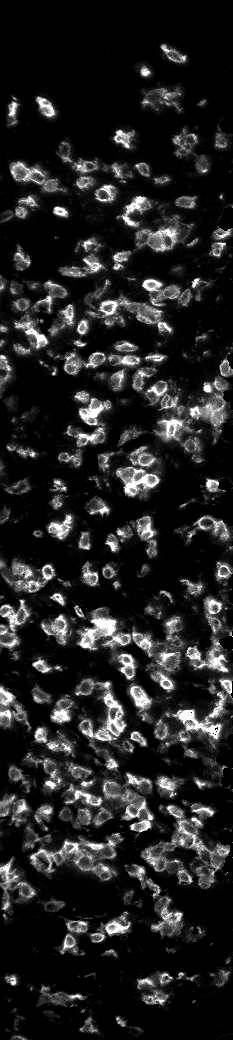
#> input picture images/test_for_napari/M872956_JML_Position8_CD3_test_img.png, 233 x 1040 px, found by its file name
$ jupyter execute --allow-errors dc_predict.ipynb   (shell and % lines are left out)
#> lines starting #> are read from the running program, lines starting #| are printed output that depends on the picture
[cell 1]
import numpy as np
from skimage import io
from deepcell.applications import NuclearSegmentation
from deepcell.applications import CytoplasmSegmentation
import ssl
ssl._create_default_https_context = ssl._create_unverified_context
from matplotlib import pyplot as plt
import syotil

#> (a cell that did not finish here is left out)

#> (a cell that did not finish here is left out)

[cell 4]
# a rectangular patch that requires tiling
im0 = io.imread('images/test/M872956_JML_Position8_CD3_test_img.png')
#> im0 is the input picture: shape (1040, 233); min 0, max 254, mean 34.6
print(im0.shape)
#| (1040, 233)
im=im0
io.imshow(im)
plt.show()
im = np.expand_dims(im, axis=-1)
im = np.expand_dims(im, axis=0)

[cell 5]
mask_true=io.imread("images/test/M872956_JML_Position8_CD3_test_masks.png")
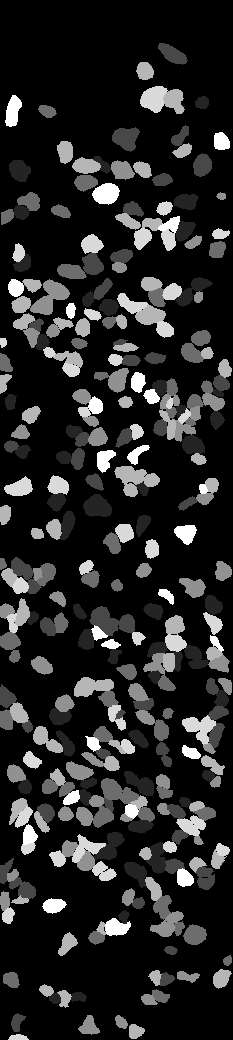
#> input picture images/test/M872956_JML_Position8_CD3_test_masks.png, 233 x 1040 px
#> mask_true is the input picture: shape (1040, 233) uint16; min 0, max 1902, mean 311.7
print(mask_true.shape)
#| (1040, 233)
io.imshow(mask_true)
plt.show()

[cell 6]
x=im
#> (the rest of this cell did not finish here and is left out)

[cell 7]
# second example, comparing NuclearSegmentation with CytoplasmSegmentation
im0 = io.imread('M872956_JML_Position8_CD3_img_patch256x256.png')
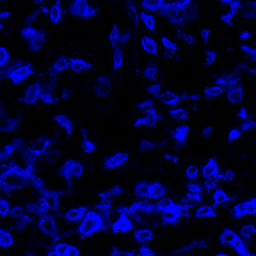
#> input picture images/square_patches/M872956_JML_Position8_CD3_img_patch256x256.png, 256 x 256 px, found by its file name
#> im0 is the input picture: shape (256, 256, 3); mean R, G, B 0, 0, 47.2
print(im0.shape)
#| (256, 256, 3)
im=im0[:,:,2]
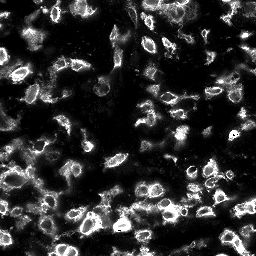
#> im: shape (256, 256); min 0, max 254, mean 47.2
io.imshow(im)
plt.show()
im = np.expand_dims(im, axis=-1)
im = np.expand_dims(im, axis=0)

[cell 8]
mask_true=io.imread("M872956_JML_Position8_CD3_masks_patch256x256.png")
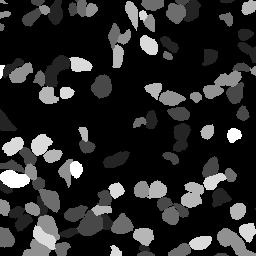
#> input picture images/square_patches/M872956_JML_Position8_CD3_masks_patch256x256.png, 256 x 256 px, found by its file name
#> mask_true is the input picture: shape (256, 256) uint16; min 0, max 1860, mean 327.4
print(mask_true.shape)
#| (256, 256)
io.imshow(mask_true)
plt.show()
